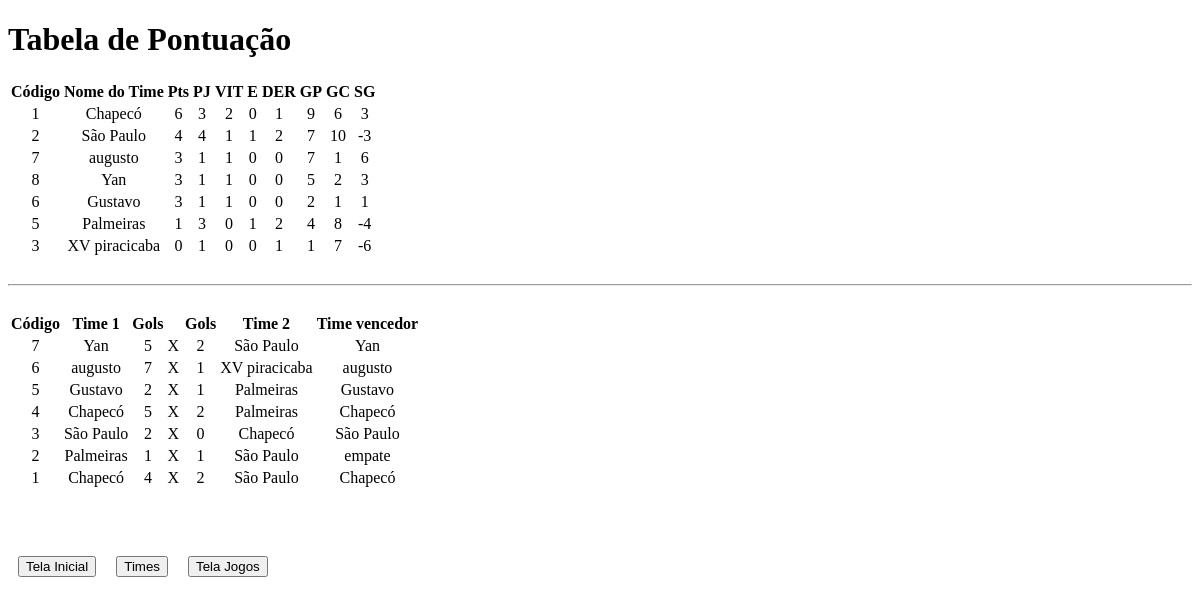
/tabela, run on the app's committed database.
### tables this page shows
CREATE TABLE time(
    id_time INTEGER PRIMARY KEY AUTOINCREMENT,
    nome VARCHAR(50) NOT NULL, 
    pontuacao INTERGER,
    partidas INTERGER,
    vitorias INTERGER,
    empates INTERGER,
    derrotas INTERGER,
    golspro INTERGER,
    golscontra INTERGER);

CREATE TABLE jogo(
    id_jogo INTEGER PRIMARY KEY AUTOINCREMENT,
    time1 INTEGER NOT NULL, 
    time2 INTEGER NOT NULL,
    golstime1 INTEGER NOT NULL,
    golstime2 INTEGER NOT NULL, 
    resultado VARCHAR(50) NOT NULL, 
    FOREIGN KEY(time1) REFERENCES time(id_time), 
    FOREIGN KEY(time2) REFERENCES time(id_time));

### app.py (the view)
@app.route("/tabela")
def tabela():
    times = con.execute("SELECT id_time, nome, pontuacao, partidas, vitorias, empates, derrotas, golspro, golscontra, golspro - golscontra as saldogols FROM time ORDER BY pontuacao DESC, vitorias DESC, partidas ASC, empates ASC, derrotas ASC, golspro DESC, golscontra ASC;")
    jogos1 = con.execute("SELECT id_jogo, nome as time_1, golstime1 as gols_time_1  FROM jogo INNER JOIN time on time.id_time = jogo.time1 ORDER BY id_jogo DESC ")
    jogos2 = con.execute("SELECT golstime2 as gols_time_2, nome as time_2, resultado  FROM jogo INNER JOIN time on time.id_time = jogo.time2 ORDER BY id_jogo DESC")
    return render_template("tabela.html", titulo="Tabela", times=times, jogos1=jogos1, jogos2=jogos2)

### templates/tabela.html (shortened to what this page needs)
{% extends "template.html" %}
{% block body %}
    <h1>Tabela de Pontuação</h1>
    <div id="tabelaPontuacao">
        <table id="pontos">
            <thead>
                <tr>
                    <th>Código</th>
                    <th>Nome do Time</th>
                    <th>Pts</th>
                    <th>PJ</th>
                    <th>VIT</th>
                    <th>E</th>
                    <th>DER</th>
                    <th>GP</th>
                    <th>GC</th>
                    <th>SG</th>
                </tr>
            </thead>
            <tbody>
                {% for tim in times %}
                    <tr>
                        <td>{{ tim.id_time }}</td>
                        <td>{{ tim.nome }}</td>
                        <td>{{ tim.pontuacao }}</td>
                        <td>{{ tim.partidas }}</td>
                        <td>{{ tim.vitorias }}</td>
                        <td>{{ tim.empates }}</td>
                        <td>{{ tim.derrotas }}</td>
                        <td>{{ tim.golspro }}</td>
                        <td>{{ tim.golscontra }}</td>
                        <td>{{ tim.saldogols }}</td>
                    </tr>
                {% endfor %}
            </tbody>
        </table>
        <br/>
        <hr/>
        <br/>
        <div id="tabelatime1">
            <table id="tabelatime1">
                <thead>
                    <tr>
                        <th>Código</th>
                        <th>Time 1</th>
                        <th>Gols</th>
                        <th></th>
                    </tr>
                </thead>
                <tbody>
                    {% for jogs in jogos1 %}
                        <tr>
                            <td>{{ jogs.id_jogo }}</td>
                            <td>{{ jogs.time_1 }}</td>
                            <td>{{ jogs.gols_time_1 }}</td>
                            <td>X</td>
                    {% endfor %}
                </tbody>
            </table>
        </div>
        <div id="tabelatime2">
            <table>
                <thead>
                    <tr>
                        <th>Gols</th>
                        <th>Time 2</th>
                        <th>Time vencedor</th>
                    </tr>
                </thead>
                <tbody>
                    {% for jog in jogos2 %}
                            <td>{{ jog.gols_time_2 }}</td>
                            <td>{{ jog.time_2 }}</td>
                            <td>{{ jog.resultado }}</td>
                    {% endfor %}
                </tbody>
            </table>
        </div>
        <br/><br/>
        <div id="botoes">
            <form action="/telaInicial">
                <input type="submit" name="Tabela" value="Tela Inicial">
            </form>
            <form action="/telaTimes">
                <input type="submit" name="Tabela" value="Times">
            </form>
            <form action="/telaJogos">
                <input type="submit" name="Tabela" value="Tela Jogos">
            </form>
        </div>
    </div>
{% endblock %}

### templates/template.html (shortened to what this page needs)
<!DOCTYPE html>
<html>
    <head>
        <link rel="stylesheet" href="/static/Stylesheets/Stylesheet.css">
    </head>
    <body>
        {% block body %}
        {% endblock %}
    </body>
</html>

### static/Stylesheets/Stylesheet.css (style rules this page uses)
table#pontos td { text-align: center; }
#tabelatime1 { display: block; float: left; }
div#tabelatime1 table td { text-align: center; }
div#tabelatime2 table td { text-align: center; }
div#botoes { margin-top: 30px; width: 400px; }
div#botoes form input { float: left; margin: 0px 10px; }

### data on the page
time: id_time "1", nome "Chapecó", pontuacao "6", partidas "3", vitorias "2", empates "0", derrotas "1", golspro "9", golscontra "6", saldogols "3"
time: id_time "2", nome "São Paulo", pontuacao "4", partidas "4", vitorias "1", empates "1", derrotas "2", golspro "7", golscontra "10", saldogols "-3"
time: id_time "7", nome "augusto", pontuacao "3", partidas "1", vitorias "1", empates "0", derrotas "0", golspro "7", golscontra "1", saldogols "6"
time: id_time "8", nome "Yan", pontuacao "3", partidas "1", vitorias "1", empates "0", derrotas "0", golspro "5", golscontra "2", saldogols "3"
time: id_time "6", nome "Gustavo", pontuacao "3", partidas "1", vitorias "1", empates "0", derrotas "0", golspro "2", golscontra "1", saldogols "1"
time: id_time "5", nome "Palmeiras", pontuacao "1", partidas "3", vitorias "0", empates "1", derrotas "2", golspro "4", golscontra "8", saldogols "-4"
time: id_time "3", nome "XV piracicaba", pontuacao "0", partidas "1", vitorias "0", empates "0", derrotas "1", golspro "1", golscontra "7", saldogols "-6"
jogo: id_jogo "7", time_1 "Yan", gols_time_1 "5", gols_time_2 "2", time_2 "São Paulo", resultado "Yan"
jogo: id_jogo "6", time_1 "augusto", gols_time_1 "7", gols_time_2 "1", time_2 "XV piracicaba", resultado "augusto"
jogo: id_jogo "5", time_1 "Gustavo", gols_time_1 "2", gols_time_2 "1", time_2 "Palmeiras", resultado "Gustavo"
jogo: id_jogo "4", time_1 "Chapecó", gols_time_1 "5", gols_time_2 "2", time_2 "Palmeiras", resultado "Chapecó"
jogo: id_jogo "3", time_1 "São Paulo", gols_time_1 "2", gols_time_2 "0", time_2 "Chapecó", resultado "São Paulo"
jogo: id_jogo "2", time_1 "Palmeiras", gols_time_1 "1", gols_time_2 "1", time_2 "São Paulo", resultado "empate"
jogo: id_jogo "1", time_1 "Chapecó", gols_time_1 "4", gols_time_2 "2", time_2 "São Paulo", resultado "Chapecó"
